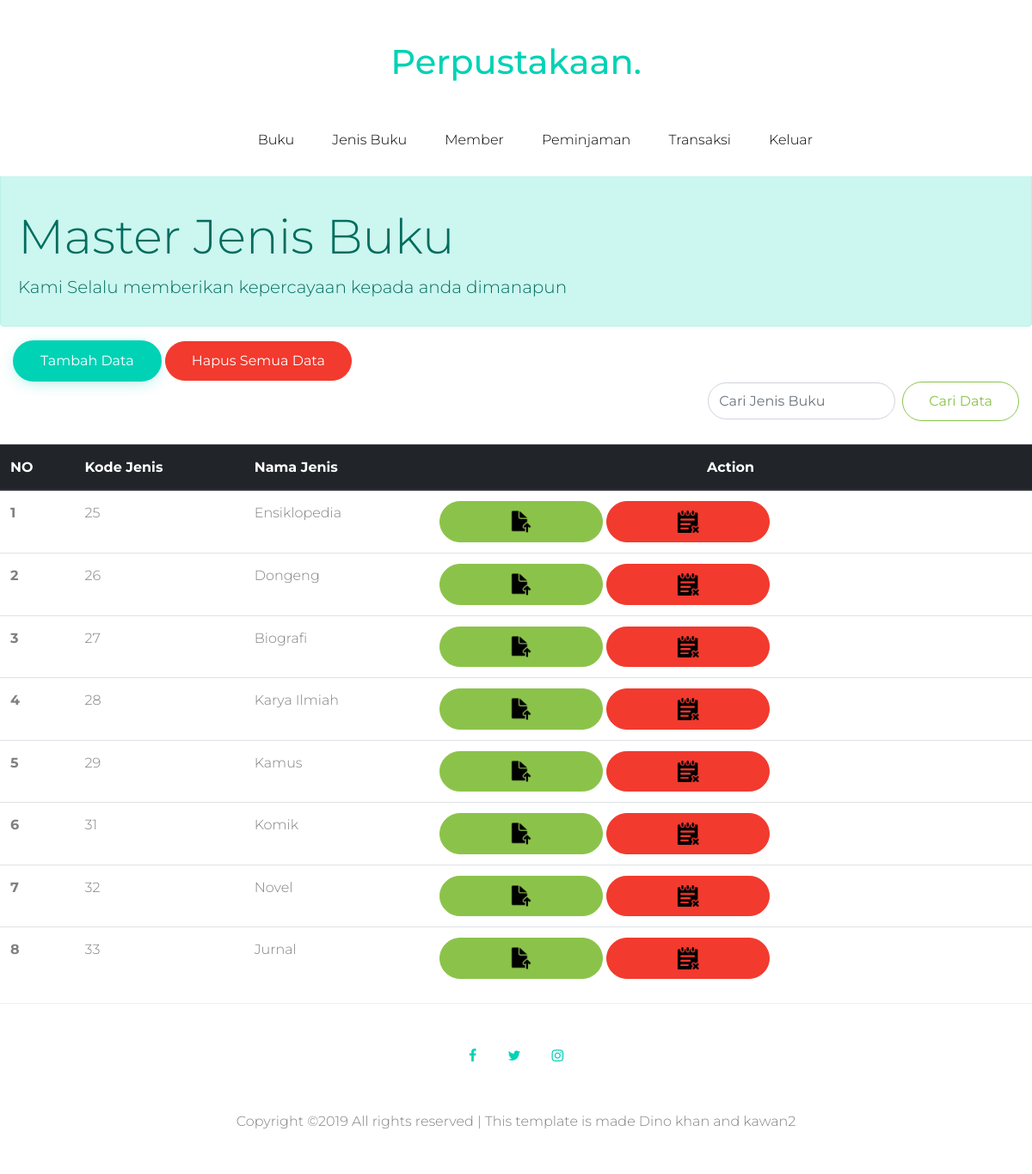
The page /admin/jenis.php on the database its author committed.
### tables this page shows
CREATE TABLE `jenis_buku` (
  `kode_jenisbuku` int(11) NOT NULL,
  `nama_jenisbuku` varchar(25) NOT NULL
);

### admin/jenis.php (the view, shortened to what this page needs)
<!DOCTYPE html>
<html lang="en">
<head>
	<link rel="stylesheet" href="../fonts/icomoon/style.css">
	<link rel="stylesheet" href="../css/bootstrap.min.css">
	<link rel="stylesheet" href="../css/jquery-ui.css">
	<link rel="stylesheet" href="../css/owl.carousel.min.css">
	<link rel="stylesheet" href="../css/owl.theme.default.min.css">
	<link rel="stylesheet" href="../css/owl.theme.default.min.css">
	<link rel="stylesheet" href="../css/jquery.fancybox.min.css">
	<link rel="stylesheet" href="../css/bootstrap-datepicker.css">
	<link rel="stylesheet" href="../fonts/flaticon/font/flaticon.css">
	<link rel="stylesheet" href="../css/aos.css">
	<link rel="stylesheet" href="../css/style.css">
</head>
<body>
	<body data-spy="scroll" data-target=".site-navbar-target" data-offset="300">
		<div class="site-wrap"  id="home-section">
			<div class="container d-none d-lg-block">
				<div class="row">
					<div class="col-12 text-center mb-4 mt-5">
						<h1 class="mb-0 site-logo"><a href="index.html" >Perpustakaan<span class="text-primary">.</span> </a></h1>
					</div>
				</div>
			</div>
			<header class="site-navbar py-md-4 js-sticky-header site-navbar-target" role="banner">
				<div class="container">
					<div class="row align-items-center">
						<div class="col-12 col-md-10 main-menu">
							<nav class="site-navigation position-relative text-right" role="navigation">
								<ul class="site-menu main-menu js-clone-nav mr-auto d-none d-lg-block">
									<li><a href="buku.php" class="nav-link">Buku</a></li>
									<li><a href="jenis.php" class="nav-link">Jenis Buku</a></li>
									<li><a href="member.php" class="nav-link">Member</a></li>
									<li><a href="peminjaman.php" class="nav-link">Peminjaman</a></li>
									<li><a href="transaksi.php" class="nav-link">Transaksi</a></li>
									<li><a href="../logout.php" class="nav-link" onclick="return confirm('Apakah anda ingin keluar !!!')">Keluar</a></li>
								</ul>
							</nav>
						</div>
					</div>
				</div>
			</header>
			<div class="alert alert-primary" role="alert">
				<br><br><br><br>
				<h1 class="display-4">Master Jenis Buku</h1>
				<p class="lead">Kami Selalu memberikan kepercayaan kepada anda dimanapun</p>
			</div>
			<div class="container-fluid">
				<a href="form_jenis.php"><button type="button" class="btn btn-primary btn-lg">Tambah Data</button></a>
				<button type="button" class="btn btn-danger btn-lg">Hapus Semua Data</button>
				<form action="jenis.php" method="POST" class="form-inline my-2 my-lg-0">
					<input class="form-control mr-sm-2" type="search" placeholder="Cari Jenis Buku" aria-label="Search" name="cari">
					<button class="btn btn-outline-success my-2 my-sm-0" type="submit">Cari Data</button>
				</form>
			</div>
			<br>
			<table class="table">
				<thead class="thead-dark">
					<tr>
						<th scope="col">NO</th>
						<th scope="col">Kode Jenis</th>
						<th scope="col">Nama Jenis</th>
						<th style="text-align: center;" scope="col">Action</th>
					</tr>
				</thead>
				<tbody>
					<?php
					include "../koneksi.php";
					if (isset($_POST['cari'])){
						$cari=$_POST['cari'];
						$buku  = mysqli_query($koneksi, "SELECT * FROM jenis_buku where nama_jenisbuku like '%$cari%'") or die(mysqli_error());
					}
					else {
						$buku  = mysqli_query($koneksi, "SELECT * FROM jenis_buku") or die(mysqli_error());
					}
					$no=1;
					while ($r=mysqli_fetch_array($buku)){
						?>
						<tr>
							<th><?php echo "$no"; ?></th>
							<td><?php echo "$r[kode_jenisbuku]"; ?></td>
							<td><?php echo "$r[nama_jenisbuku]"; ?></td>
							<td>
								<a <?php  echo "href='update_jenisbuku.php?id=$r[kode_jenisbuku]'" ;?>>
									<button type="button" class="btn btn-success btn-lg">
										<img width="20%" height="10%" src="icon/upload.png"/>
									</button>
								</a>
								<a onclick="return confirm('Apakah anda yakin ingin menghapus !!!')"<?php  echo "href='jenisbuku_hapus.php?id=$r[kode_jenisbuku]'" ;?>>
									<button type="button" class="btn btn-danger btn-lg">
										<img width="20%" height="10%" src="icon/delete.png"/>
									</button>
								</a>
							</td>
						</tr>
						<?php
						$no=$no+1;
					}
					?>
				</tbody>
			</div>
	<div class="footer py-5 border-top text-center">
		<div class="container">
			<div class="row mb-5">
				<div class="col-12">
					<p class="mb-0">
						<a href="#" class="p-3"><span class="icon-facebook"></span></a>
						<a href="#" class="p-3"><span class="icon-twitter"></span></a>
						<a href="#" class="p-3"><span class="icon-instagram"></span></a>
					</p>
				</div>
			</div>
			<div class="row">
				<div class="col-md-12">
					<p class="mb-0">
						Copyright &copy;<script>document.write(new Date().getFullYear());</script> All rights reserved | This template is made Dino khan and kawan2
					</p>
				</div>
			</div>
		</div>
	</div>
</body>
</html>

### css/style.css (style rules this page uses)
body { line-height: 1.7; color: gray; font-weight: 300; font-size: 1rem; }
a { -webkit-transition: .3s all ease; -o-transition: .3s all ease; transition: .3s all ease; }
h1, h2, h3, h4, h5, .h1, .h2, .h3, .h4, .h5 { font-family: "Montserrat", -apple-system, BlinkMacSystemFont, "Segoe UI", Roboto, "Helvetica Neue", Arial, sans-serif, "Apple Color Emoji", "Segoe UI Emoji", "Segoe UI Symbol", "Noto Color Emoji"; }
.site-wrap:before { display: none; -webkit-transition: .3s all ease-in-out; -o-transition: .3s all ease-in-out; transition: .3s all ease-in-out; background: rgba(0, 0, 0, 0.6); content: ""; position: absolute; z-index: 2000; top: 0; left: 0; right: 0; bottom: 0; opacity: 0; visibility: hidden; }
.btn { font-size: 16px; border-radius: 30px; padding: 10px 30px; }
.btn.btn-primary { border-width: 2px; background: #00d2b5; border-color: #00d2b5; color: #fff; -webkit-box-shadow: 0 4px 20px -5px rgba(0, 210, 181, 0.4); box-shadow: 0 4px 20px -5px rgba(0, 210, 181, 0.4); }
.form-control { height: 43px; border-radius: 30px; font-family: "Montserrat", -apple-system, BlinkMacSystemFont, "Segoe UI", Roboto, "Helvetica Neue", Arial, sans-serif, "Apple Color Emoji", "Segoe UI Emoji", "Segoe UI Symbol", "Noto Color Emoji"; }
.border-top { border-top: 1px solid #edf0f5 !important; }
.site-navbar { margin-bottom: 0px; z-index: 1999; position: absolute; width: 100%; background: #fff; }
.site-navbar .site-navigation .site-menu { margin-bottom: 0; }
.site-navbar .site-navigation .site-menu a { text-decoration: none !important; display: inline-block; }
.site-navbar .site-navigation .site-menu > li { display: inline-block; }
.site-navbar .site-navigation .site-menu > li > a { padding: 5px 20px; color: #000; display: inline-block; text-decoration: none !important; }
.site-mobile-menu .site-nav-wrap { padding: 0; margin: 0; list-style: none; position: relative; }
.site-mobile-menu .site-nav-wrap a { padding: 10px 20px; display: block; position: relative; color: #212529; }
.site-mobile-menu .site-nav-wrap li { position: relative; display: block; }
.site-mobile-menu .site-nav-wrap > li { display: block; position: relative; float: left; width: 100%; }
.site-mobile-menu .site-nav-wrap > li > a { padding-left: 20px; font-size: 20px; }
.sticky-wrapper .site-navbar { -webkit-transition: .3s all ease; -o-transition: .3s all ease; transition: .3s all ease; }
.position-relative { position: relative; }

### rows shown on the page
jenis_buku: kode_jenisbuku "25", nama_jenisbuku "Ensiklopedia"
jenis_buku: kode_jenisbuku "26", nama_jenisbuku "Dongeng"
jenis_buku: kode_jenisbuku "27", nama_jenisbuku "Biografi"
jenis_buku: kode_jenisbuku "28", nama_jenisbuku "Karya Ilmiah"
jenis_buku: kode_jenisbuku "29", nama_jenisbuku "Kamus"
jenis_buku: kode_jenisbuku "31", nama_jenisbuku "Komik"
jenis_buku: kode_jenisbuku "32", nama_jenisbuku "Novel"
jenis_buku: kode_jenisbuku "33", nama_jenisbuku "Jurnal"
